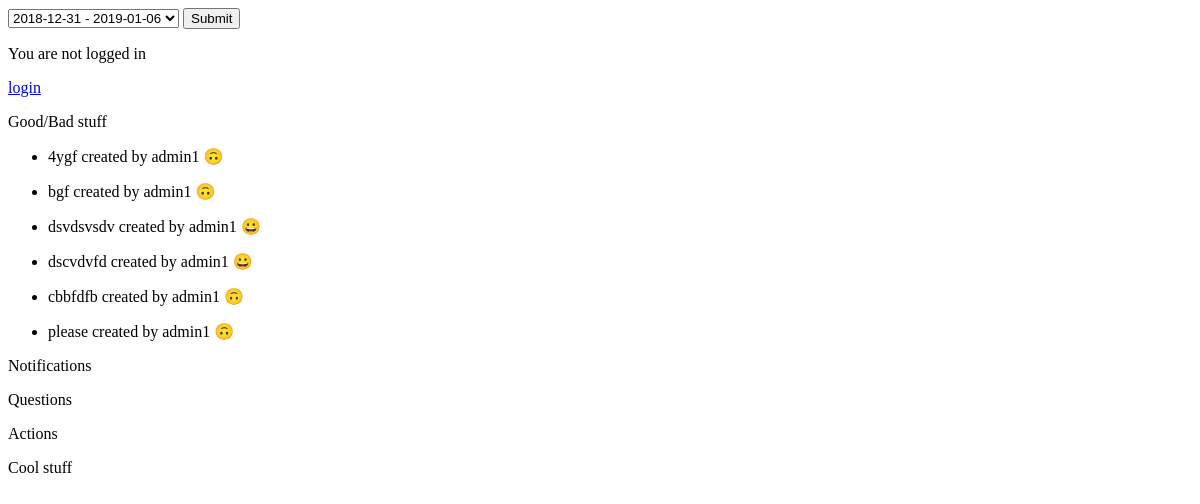
Page /2 on the earlier database version.
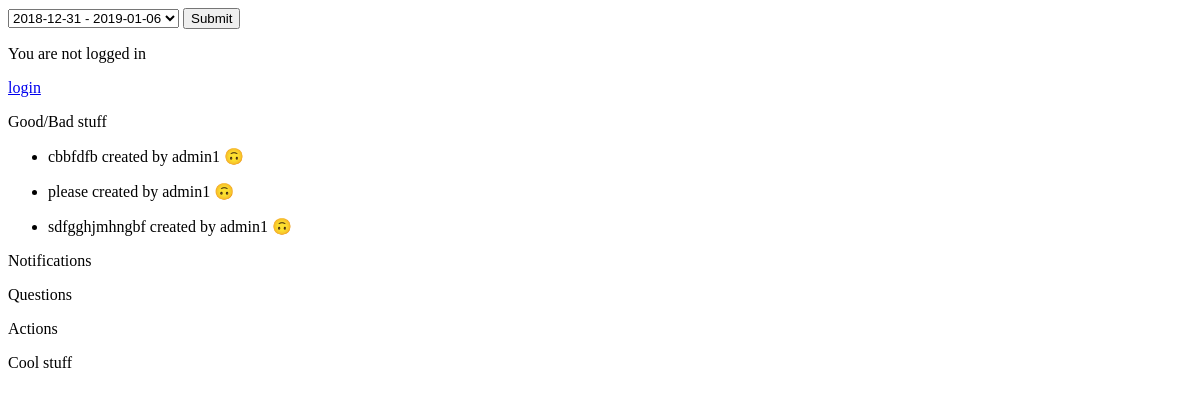
Same page on the later database version.
### weupdates/models.py (models this page shows, shortened)
class Choice(models.Model):
    choice_text = models.CharField(max_length=20)

class Action(models.Model):
    choice = models.ForeignKey(Choice, on_delete=models.CASCADE, default=1)
    action_text = models.CharField(max_length=250)
    pub_date = models.IntegerField('week published')
    user = models.ForeignKey(settings.AUTH_USER_MODEL, on_delete = models.CASCADE, default=0)
    goodbad = models.BooleanField(default= False)

### weupdates/views.py (the view)
# urls.py: path('', views.index, name='index'),
def index(request, week = None):
    if request.method == 'POST':
        week = request.POST.get('week_selection')
    if week is None:
        today = timezone.now().today()
        week = int(today.strftime("%U"))+1
    year = timezone.now().year
    list_weeks = []
    for i in range(1, 53):
        list_weeks.append(get_date_range_from_week(year, i))
    activity_list = Action.objects.filter(pub_date = week)
    choice_list = Choice.objects.order_by('pk')
    context = {
        'activity_list': activity_list,
        'choice_list': choice_list,
        'list_weeks': list_weeks
    }
    if week is not None:
        return render(
            request, template_name='weupdates/index.html', context=context)
    else:
        if week == int(today.strftime("%U"))+1: render('weupdates:index_with_week', week = week)

### weupdates/views.py (called while the page is built)
def get_date_range_from_week(p_year, p_week):
    first_day_of_week = datetime.datetime.strptime(f'{p_year}-W{int(p_week) - 1}-1', "%Y-W%W-%w").date()
    last_day_of_week = first_day_of_week + datetime.timedelta(days=6.9)
    return p_week, first_day_of_week.strftime('%Y-%m-%d'), last_day_of_week.strftime('%Y-%m-%d')

### weupdates/templates/weupdates/index.html (shortened to what this page needs)
<body >
<form method = "POST" name="week" action="{% url 'weupdates:index' %}">
    <select name="week_selection">
        {% for date in list_weeks%}
            <option value="{{date.0}}" > {{ date.1 }} - {{ date.2 }}</option>
        {% endfor %}
    </select>
    <input type="submit" onclick="get_week()">
 </form>
{%if user.is_authenticated%}
    Hi {{ user.username }}!<br>
    <a href="{% url 'weupdates:logout' %}">logout</a> <br>
{% else %}
    <p>You are not logged in</p>
    <a href="{% url 'weupdates:view_login' %}">login</a>
{% endif %}
{%for choice in choice_list%}
    <form action="{% url 'weupdates:add' choice.id %}" method = "post">
        <p>{{choice.choice_text}}</p>
        {% if activity_list %}
            {% for action in activity_list %}
                <ul>
                        {%if action.choice_id == choice.id%}
                            <li>
                                {{action.action_text}} created by {{action.user.username}}
                                {%if choice.choice_text == 'Good/Bad stuff'%}
                                    {% if action.goodbad == True %}
                                    😀
                                    {%else%}
                                    🙃
                                {%endif%}
                                {%endif%}
                        </li>
                    {%endif%}
                </ul>
            {% endfor %}
        {%endif%}
    </form>
{%endfor%}
</body>

Differences in the rows shown:
removed Action: action_text "4ygf", user.username "admin1", shown under Choice "Good/Bad stuff"
removed Action: action_text "bgf", user.username "admin1", shown under Choice "Good/Bad stuff"
removed Action: action_text "dsvdsvsdv", user.username "admin1", shown under Choice "Good/Bad stuff"
removed Action: action_text "dscvdvfd", user.username "admin1", shown under Choice "Good/Bad stuff"
added Action: action_text "sdfgghjmhngbf", user.username "admin1", shown under Choice "Good/Bad stuff"
